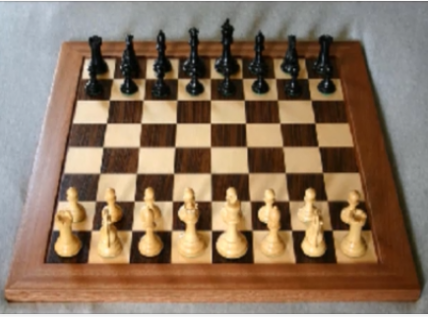
#> input picture chess.png, 428 x 317 px
$ jupyter execute FeatureDetDescp4.ipynb   (shell and % lines are left out)
#> lines starting #> are read from the running program, lines starting #| are printed output that depends on the picture; after the words box and inside, x2 and y2 are one past the last pixel; in counts of white or black regions, pixels touching at a corner belong together
[cell 1]
# Python | Corner Detection with Shi-Tomasi Corner Detection Method using OpenCV\
import cv2
import numpy as np
import matplotlib.pyplot as plt
img = cv2.imread('chess.png')
#> img is the input picture: shape (317, 428, 3); mean B, G, R 95.8, 117.1, 140.2
gray_img = cv2.cvtColor(img,cv2.COLOR_BGR2GRAY)
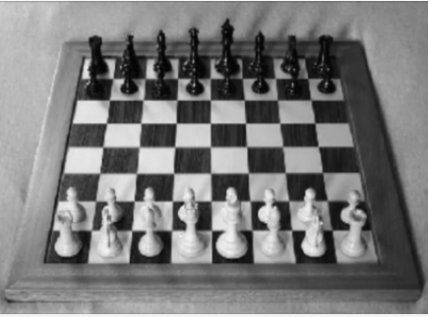
#> gray_img: shape (317, 428); min 2, max 247, mean 121.6
corners = cv2.goodFeaturesToTrack(gray_img,100,0.01,10)
#> corners = 100 rows, first 8: [175, 122], [108, 122], [133, 200], [88, 77], [211, 124], [183, 203], [144, 232], [245, 124]
corners = np.int0(corners)
for i in corners:
    x,y = i.ravel()
    cv2.circle(img,(x,y),3,(255,0,0),-1)
#> this loop made 100 passes
#> (x, y) on passes 1 to 12: (175, 122), (108, 122), (133, 200), (88, 77), (211, 124), (183, 203), (144, 232), (245, 124), (304, 231), (74, 122), (140, 124), (176, 146)
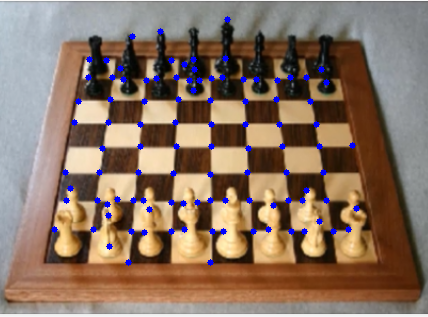
#> img: shape (317, 428, 3); 2.14% of pixels changed, all inside (x1, y1, x2, y2) = (51, 16, 360, 266)

plt.imshow(img)
if cv2.waitKey(0) & 0xff == 27:
#> (key Esc is pressed here)
    cv2.destroyAllWindows()

$ run again, with Mountain.png copied over chess.png
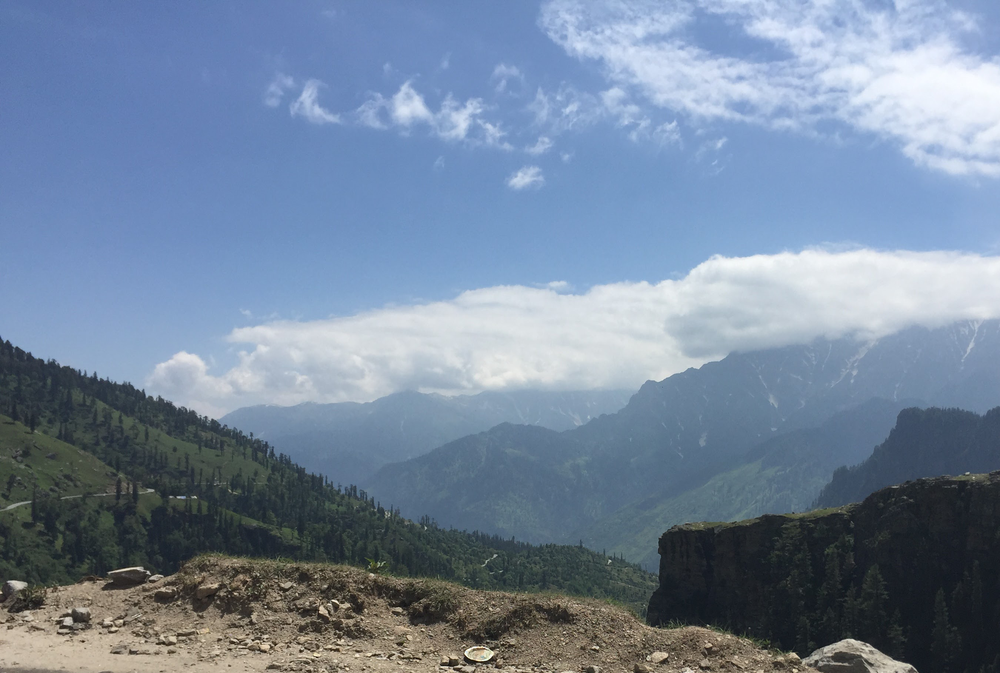
#> input picture Mountain.png, 1000 x 673 px, shrunk from 2700 x 1818 before the run
#> img is the input picture: shape (673, 1000, 3); mean B, G, R 156.3, 134.2, 116.8
#> `gray_img = cv2.cvtColor(img,cv2.COLOR_BGR2GRAY)`:
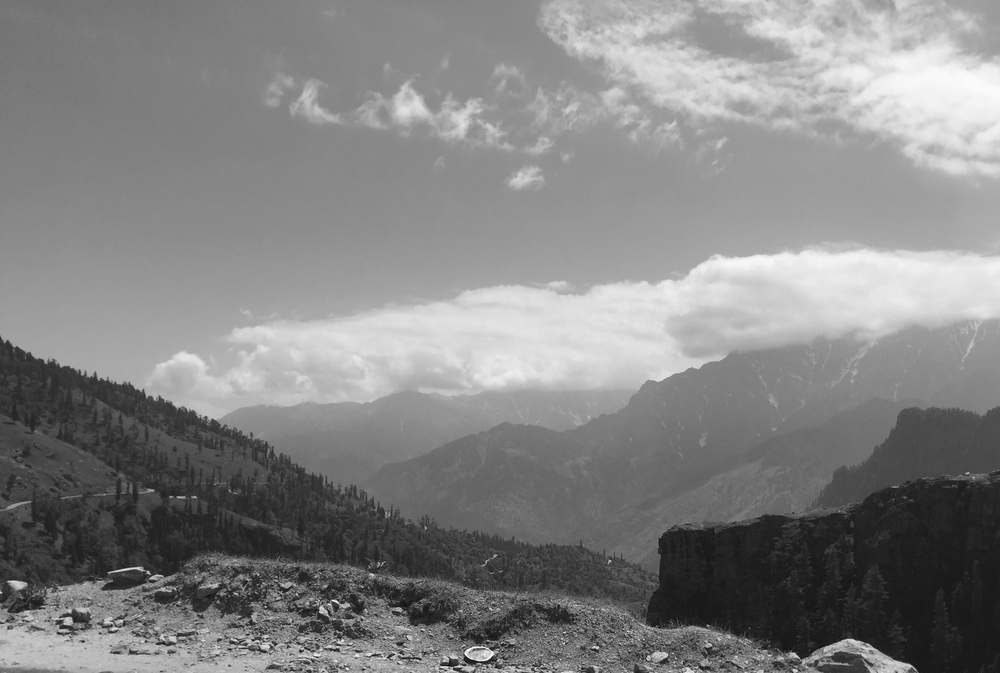
#> gray_img: shape (673, 1000); min 4, max 255, mean 131.5
#> corners = 100 rows, first 8: [252, 640], [319, 612], [63, 623], [265, 606], [300, 650], [598, 647], [387, 657], [365, 609]
#> the loop `for i in corners:` made 100 passes
#> after the loop `for i in corners:`:
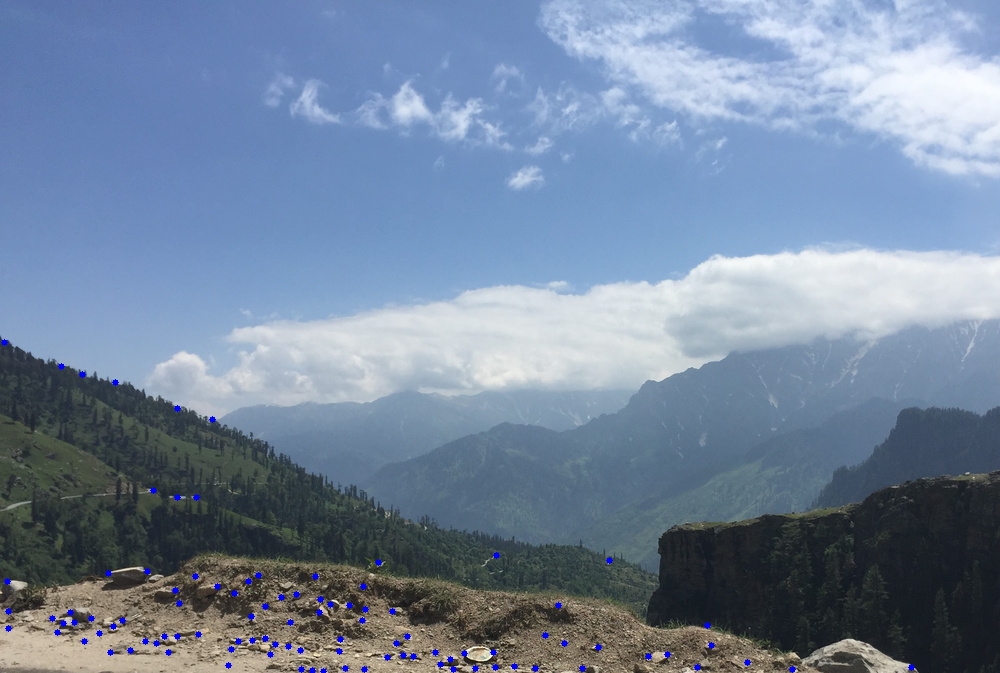
#> img: shape (673, 1000, 3); 0.43% of pixels changed, all inside (x1, y1, x2, y2) = (1, 339, 915, 673)

$ run again, with River.png copied over chess.png
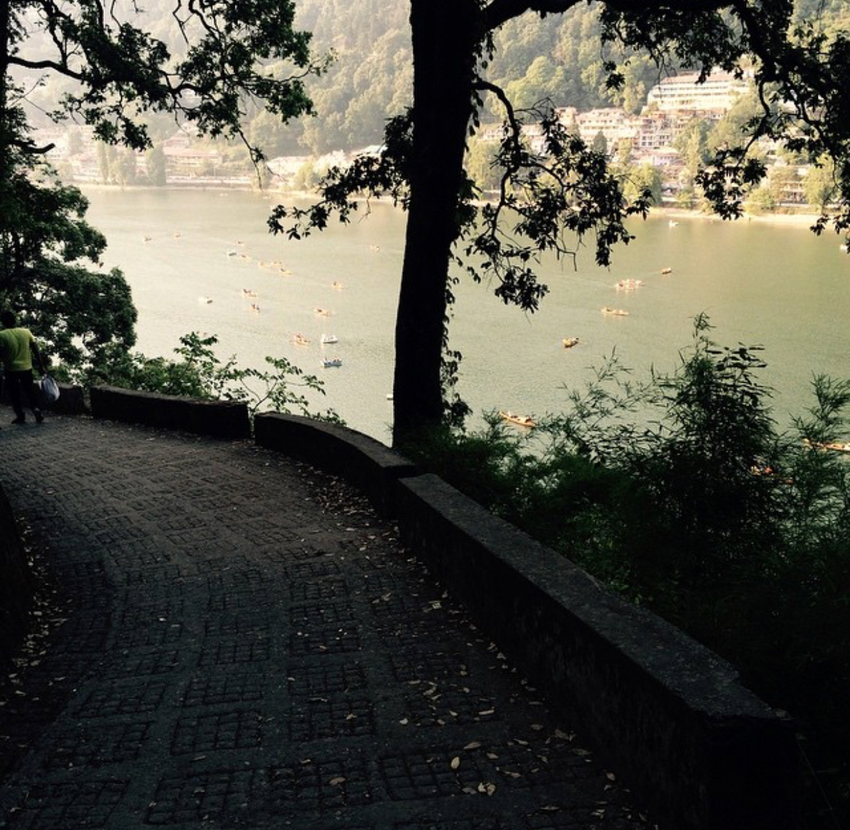
#> input picture River.png, 850 x 830 px, shrunk from 1242 x 1214 before the run
#> img is the input picture: shape (830, 850, 3); mean B, G, R 69.5, 80, 81.1
#> `gray_img = cv2.cvtColor(img,cv2.COLOR_BGR2GRAY)`:
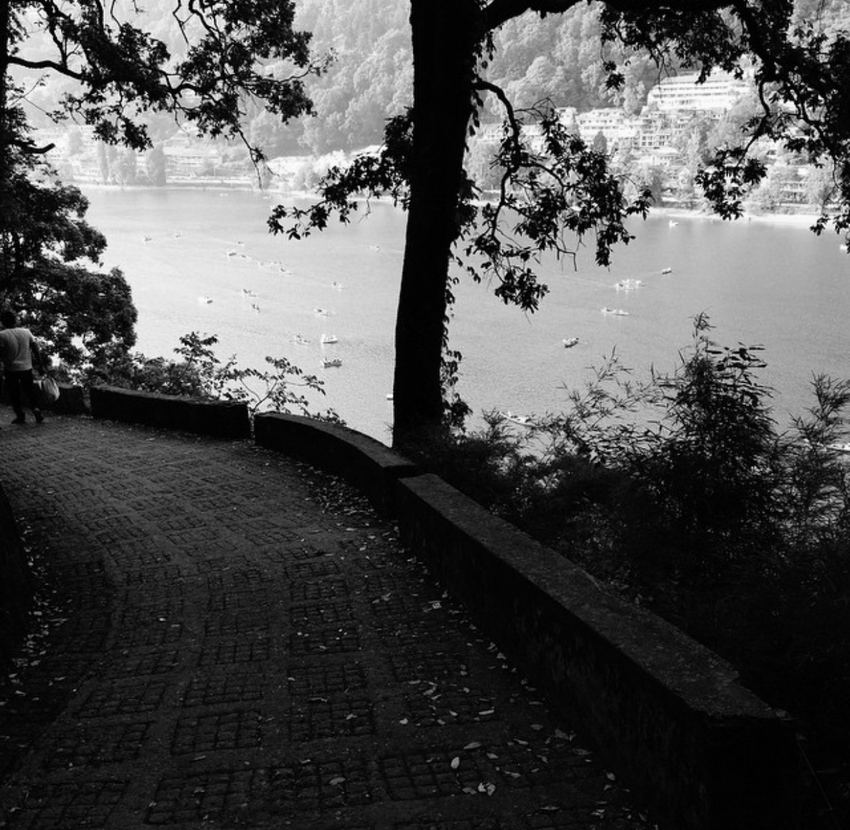
#> gray_img: shape (830, 850); min 0, max 255, mean 79.2
#> corners = 100 rows, first 8: [168, 76], [124, 123], [784, 102], [488, 204], [811, 107], [731, 182], [727, 218], [393, 167]
#> the loop `for i in corners:` made 100 passes
#> after the loop `for i in corners:`:
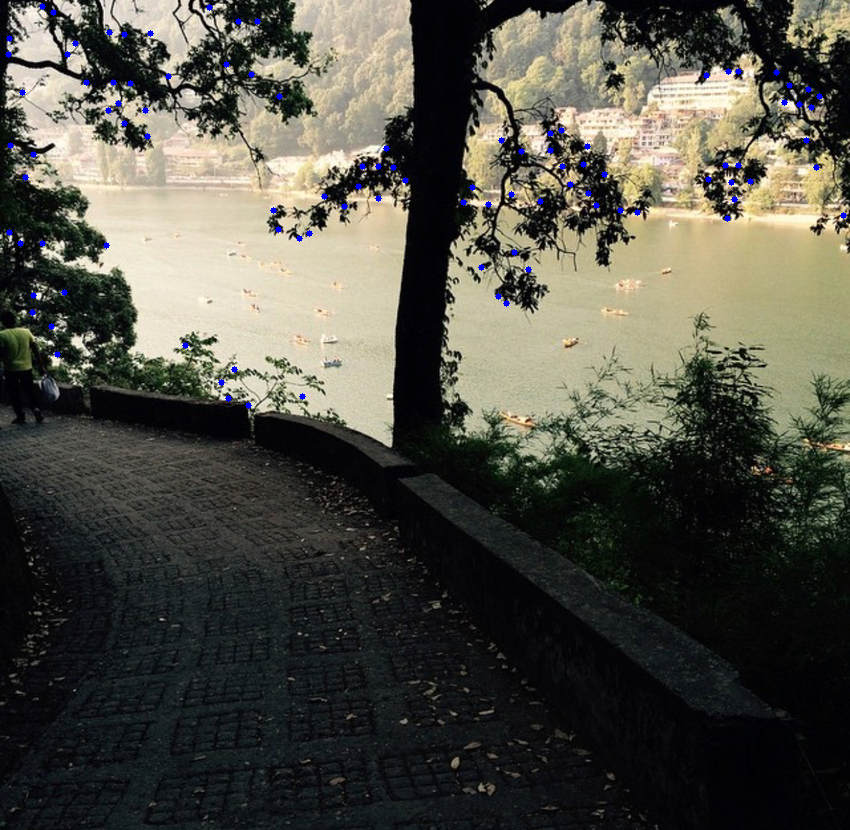
#> img: shape (830, 850, 3); 0.41% of pixels changed, all inside (x1, y1, x2, y2) = (5, 3, 847, 409)

$ run again, with Snow.png copied over chess.png
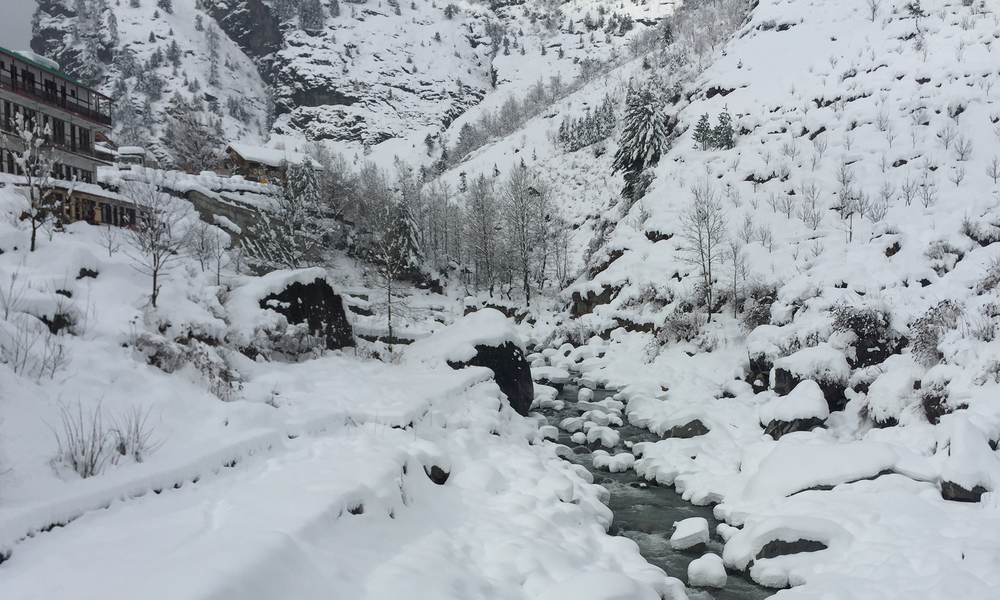
#> input picture Snow.png, 1000 x 600 px, shrunk from 2000 x 1200 before the run
#> img is the input picture: shape (600, 1000, 3); mean B, G, R 171.3, 165.3, 158.7
#> corners = 100 rows, first 8: [716, 88], [922, 286], [679, 280], [758, 29], [794, 193], [907, 286], [790, 123], [519, 359]
#> the loop `for i in corners:` made 100 passes
#> after the loop `for i in corners:`:
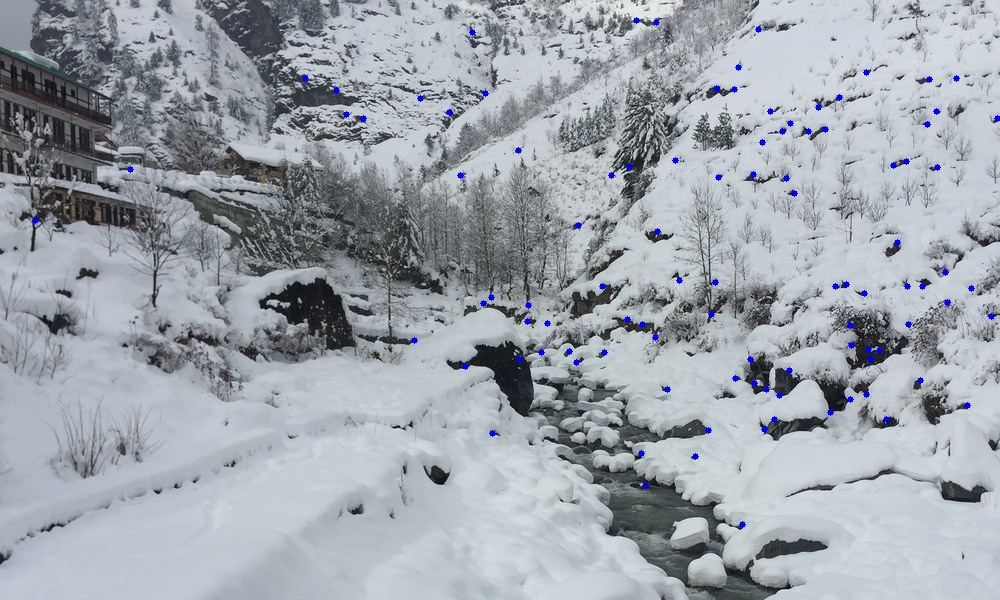
#> img: shape (600, 1000, 3); 0.48% of pixels changed, all inside (x1, y1, x2, y2) = (32, 17, 1000, 528)
